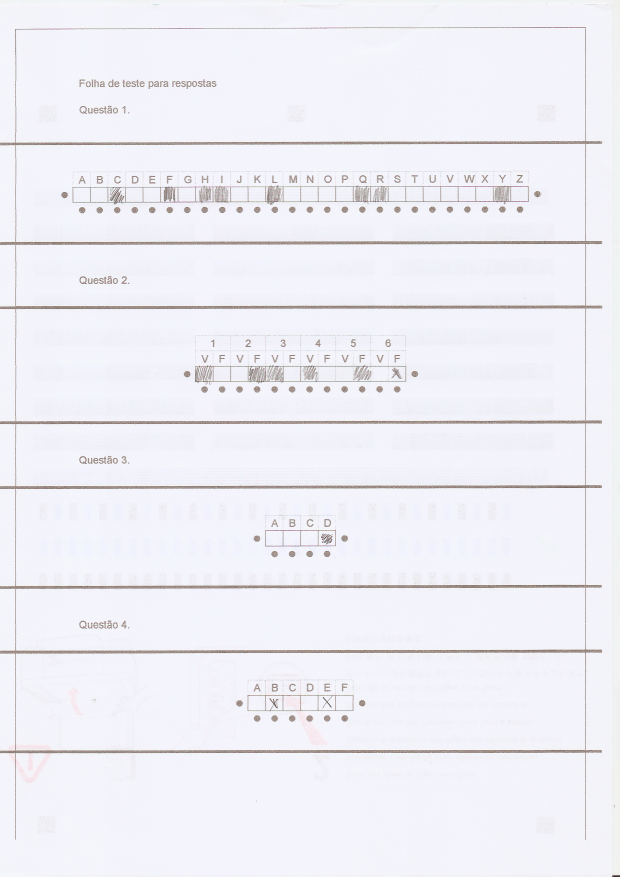
#> input picture img/scan/Folhas gabarito-4.png, 1240 x 1753 px (shown at 1/2 size)
$ python main.py
#> lines starting #> are read from the running program, lines starting #| are printed output that depends on the picture; after the words box and inside, x2 and y2 are one past the last pixel; in counts of white or black regions, pixels touching at a corner belong together
### src/question_recognition.py
import cv2
import numpy as np
from random import randrange as rr
import operator


def split_questions(img_bin, img_gray, lines=None, line_width=0.95):
    rows, cols = img_bin.shape
    if lines is None:
        # Engrossar linhas do separador de questao para tolerancia a rotacoes leves
        kernel = cv2.getStructuringElement(cv2.MORPH_RECT, (1, 5))
        lines = cv2.morphologyEx(img_bin, cv2.MORPH_DILATE, kernel)
        kernel = cv2.getStructuringElement(cv2.MORPH_RECT, (int(line_width * cols), 1))  # * 255
        lines = cv2.morphologyEx(lines, cv2.MORPH_OPEN, kernel)
    questions = []
    mid = cols // 2
    state = 0
    midcol = lines[:, mid]
    i = 0
    while i < rows:
        if state == 0:  # espaco entre questoes
            if midcol[i] > 0:
                state = 1
        elif state == 1:  # linha de inicio da questao
            if midcol[i] == 0:
                i += 10
                qstart = i
                state = 2
        elif state == 2:  # conteudo da questao
            if midcol[i] > 0:
                questions.append(QuestionImg(img_bin[qstart:i - 10, :], img_gray[qstart:i - 10, :]))
                # cv2.imshow('questao', img_bin[qstart:i - 10, :])
                # cv2.waitKey(0)
                state = 3
        elif state == 3:  # linha de final de questao
            if midcol[i] == 0:
                state = 0
        i += 1

    return questions


class Marker:
    def __init__(self, centroid, stats):
        self.centroid = centroid
        self.stats = stats

    def draw(self, image, color):
        int_centroid = int(self.centroid[0]), int(self.centroid[1])
        cv2.circle(image, int_centroid, int(self.stats[cv2.CC_STAT_AREA]/(2*np.pi)), color, thickness=3)


class AnswerArea:
    checked_threshold = 0.11
    margin_h = 6
    margin_v = 3
    color_unchecked = (139, 227, 24)  # verde
    color_checked = (66, 106, 255)  # coral

    def __init__(self, xstart, xend, ystart, yend, image):
        self.xstart = xstart + self.margin_h
        self.xend = xend - self.margin_h
        self.ystart = ystart + self.margin_v
        self.yend = yend - self.margin_v
        self.img_flat = image[self.ystart:self.yend, self.xstart:self.xend].flatten()
        self.checked = self.measure() >= self.checked_threshold

    def measure(self):
        return 1.0 - (np.sum(self.img_flat) / (len(self.img_flat) * 255.0))

    def draw(self, image):
        c = self.color_checked if self.checked else self.color_unchecked
        cv2.rectangle(image, (self.xstart, self.ystart), (self.xend, self.yend), c, thickness=2)
        # print("BoxValue: %f" % self.measure())


class QuestionImg:
    def __init__(self, img_bin, img_gray):
        self.img_bin = img_bin
        self.img_gray = img_gray
        self.markers = []
        self.find_markers()
        self.answer_blocks = []
        self.find_answer_blocks()

    def find_markers(self):
        kernel = cv2.getStructuringElement(cv2.MORPH_RECT, (2, 2))
        eroded = cv2.dilate(self.img_bin, kernel)  # fecha possiveis buracos nos marcadores
        kernel = cv2.getStructuringElement(cv2.MORPH_ELLIPSE, (10, 10))
        eroded = cv2.morphologyEx(eroded, cv2.MORPH_ERODE, kernel)
        n_labels, labels, stats, centroids = cv2.connectedComponentsWithStats(eroded, connectivity=8)
        all_markers = [Marker(c, stats[i]) for i, c in enumerate(centroids)]
        # remove marcador do plano de fundo
        max_area, inx = -1, -1
        for i, m in enumerate(all_markers):
            current_area = m.stats[cv2.CC_STAT_AREA]
            if current_area > max_area:
                max_area = current_area
                inx = i
        all_markers.pop(inx)

        m_xmin = min(all_markers, key=lambda m: m.centroid[0])
        m_xmax = max(all_markers, key=lambda m: m.centroid[0])
        ymin = m_xmin.centroid[1] + 13
        self.markers.append(m_xmin)
        for m in all_markers:
            if m.centroid[1] >= ymin:
                self.markers.append(m)
        self.markers.append(m_xmax)

    def find_answer_blocks(self):
        self.markers.sort(key=lambda m: m.centroid[0])
        half_height = (self.markers[1].centroid[1] - self.markers[0].centroid[1]) / 2.0
        y_center = (self.markers[0].centroid[1] + self.markers[-1].centroid[1]) / 2.0
        ybegin = int(y_center - half_height)
        yend = int(y_center + half_height)
        # interpolacao linear para tolerancia a pequenas rotacoes
        xbase, ybase = self.markers[0].centroid
        m = (self.markers[-1].centroid[1] - ybase) / (self.markers[-1].centroid[0] - xbase)
        for i in range(1, len(self.markers) - 1):
            xcenter = self.markers[i].centroid[0]
            xbegin = int((self.markers[i-1].centroid[0] + xcenter) // 2)
            xend = int((self.markers[i+1].centroid[0] + xcenter) // 2)
            # interpolacao linear
            deltax = xcenter - xbase
            deltay = int(np.round(m * deltax))
            self.answer_blocks.append(AnswerArea(xbegin, xend, ybegin + deltay, yend + deltay, self.img_gray))

    def show(self):
        cv2.imshow('areas', self.marked_image())
        cv2.waitKey(0)

    def marked_image(self):
        img_bgr = cv2.cvtColor(self.img_gray, cv2.COLOR_GRAY2BGR)
        for ab in self.answer_blocks:
            ab.draw(img_bgr)
        for m in self.markers:
            m.draw(img_bgr, (222, 204, 32))
        return img_bgr

    def evaluate(self):
        return [i for i, a in enumerate(self.answer_blocks) if a.checked]

### src/func_correcao.py
# This Python file uses the following encoding: utf-8
from classes_correcao import *


# [65 lines left out: functions cria_gabarito, corrige_prova, write_from_zero, not called in this run]


def read_all(fileName): #  eh um problema se o arquivo for maior que a memoria da maquina
    file = open(fileName, 'r')  # modo pode ser ocultado, pois read eh default
    text = file.read()  # quando o parametro eh omitido tudo que tem no arquivo eh lido
    file.close()
    return text


# [8 lines left out: function salva_gabarito_txt, not called in this run]


def le_gabarito_txt(full_path):
    text = read_all(full_path)
    gabarito = []
    text_line = text.splitlines()
    for r in text_line:
        elementos = r.split()
        tipo = int(elementos[0])
        val = float(elementos[1])
        num_item = int(elementos[2])
        resp = []
        for i in xrange(3, len(elementos)):
            resp.append(int(elementos[i]))
        gabarito.append(Gabarito(val, tipo, resp, num_item))
    return gabarito

# if __name__ == '__main__':
#     main()

### src/main.py
# This Python file uses the following encoding: utf-8

from func_correcao import *
import cv2
from matplotlib import pyplot as plt
import numpy as np
from question_recognition import *


if __name__ == '__main__':
    # img_prova = cv2.imread('../img/scan/SemGrampoEMarcacao2.png', cv2.IMREAD_GRAYSCALE)
    img_prova = cv2.imread('../img/scan/Folhas gabarito-4.png', cv2.IMREAD_GRAYSCALE)
    # img_prova = cv2.imread('../img/scan/mult5.jpg', cv2.IMREAD_GRAYSCALE)
    img_prova_bin = cv2.threshold(img_prova, 0, 255, cv2.THRESH_BINARY_INV | cv2.THRESH_OTSU)[1]
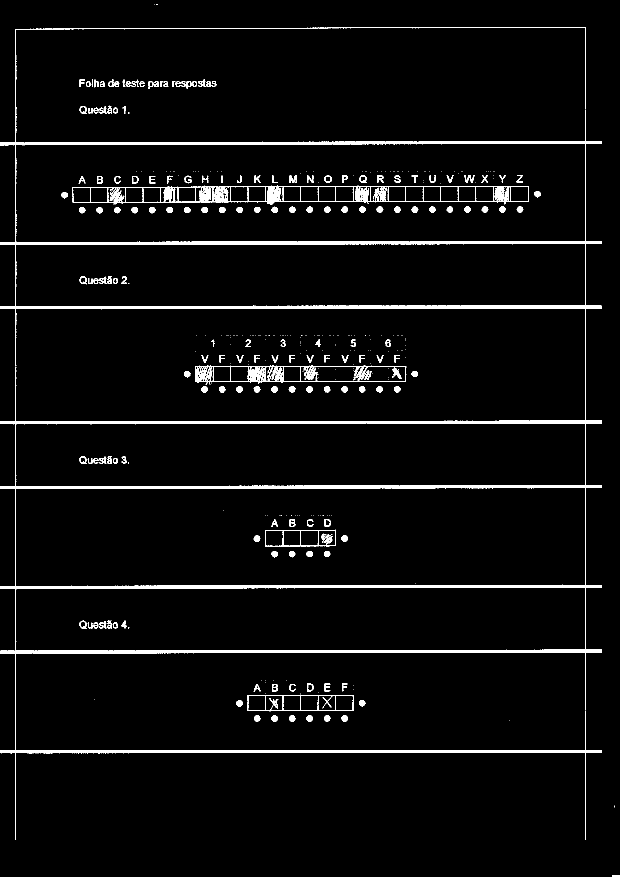
#> img_prova_bin: shape (1753, 1240) (shown at 1/2 size); 4.1% white; 387 white regions (215 under 20 px), largest, box (x1, y1, x2, y2) and area: (0, 54, 1204, 1421) 52483, (0, 1313, 1204, 1680) 7752, (145, 370, 1058, 409) 7482
    cv2.imwrite('../res/prova_bin.png', img_prova_bin)
    questions = split_questions(img_prova_bin, img_prova, line_width=0.95)
#> in split_questions, `lines = cv2.morphologyEx(img_bin, cv2.MORPH_DILATE, kernel)`:
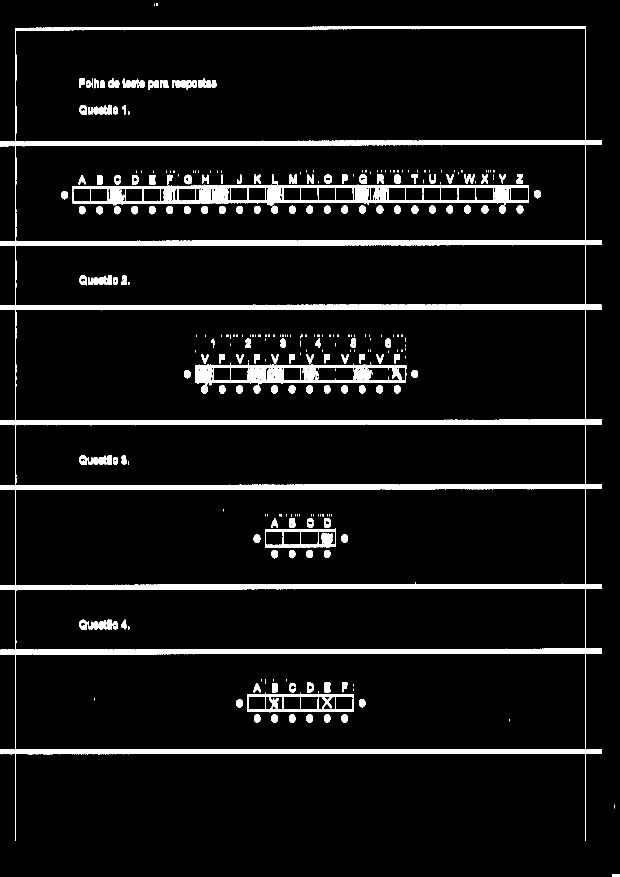
#> lines: shape (1753, 1240) (shown at 1/2 size); 7.4% white; 326 white regions (164 under 20 px), largest, box (x1, y1, x2, y2) and area: (0, 52, 1204, 1682) 104000, (145, 349, 1058, 427) 15813, (390, 724, 813, 787) 8619
#> in split_questions, `lines = cv2.morphologyEx(lines, cv2.MORPH_OPEN, kernel)`:
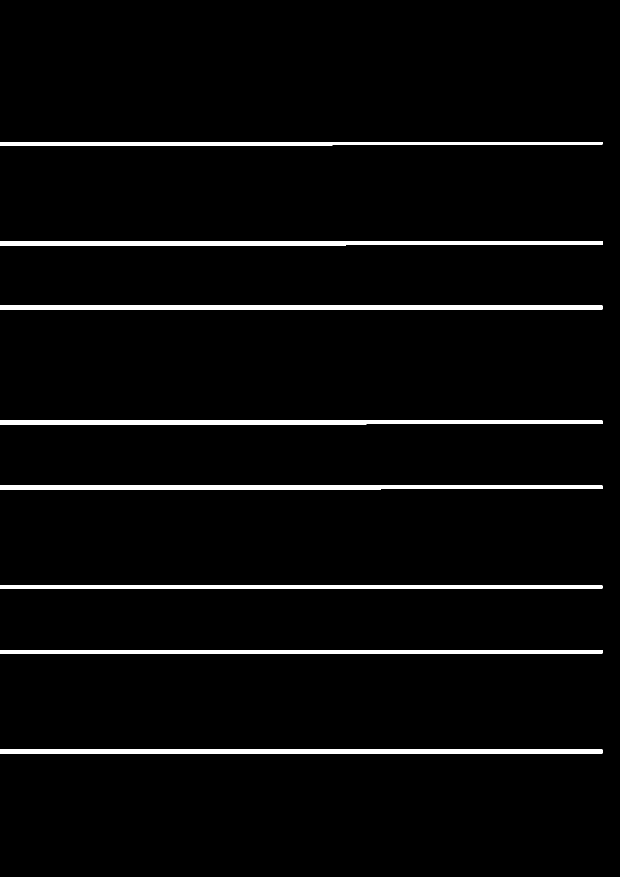
#> lines: shape (1753, 1240) (shown at 1/2 size); 3.4% white; 8 white regions, largest, box (x1, y1, x2, y2) and area: (0, 1499, 1205, 1508) 10396, (0, 482, 1205, 491) 10329, (0, 611, 1205, 619) 9640
#> in split_questions, `midcol = lines[:, mid]`: midcol = 1753 values, max 255 at index 284, min 0 at index 0, mean 9.31
#> after the loop in split_questions, `while i < rows:`: i = 1753; qstart = 1318; questions = 4 items; state = 0
#> questions = 4 items
    for i, q in enumerate(questions):
        cv2.imwrite('../res/res%d.png' % (i+1), q.marked_image())
        q.show()
#> this loop made 4 passes
#> pass 1, in marked_image, `img_bgr = cv2.cvtColor(self.img_gray, cv2.COLOR_GRAY2BGR)`:
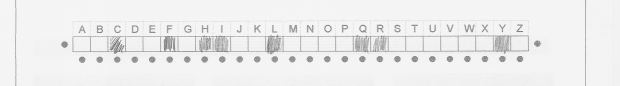
#> img_bgr: shape (171, 1240, 3) (shown at 1/2 size); min 64, max 248, mean 236.7
#> pass 1, `cv2.imwrite('../res/res%d.png' % (i+1), q.marked_image())`:
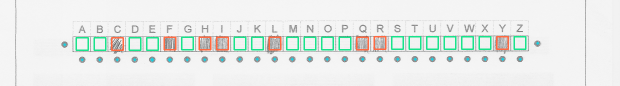
#> saved as res1.png: shape (171, 1240, 3) (shown at 1/2 size); mean B, G, R 233.2, 235.7, 231.8
#> pass 2, in marked_image (call 3), `img_bgr = cv2.cvtColor(self.img_gray, cv2.COLOR_GRAY2BGR)`:
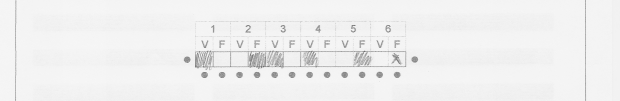
#> img_bgr: shape (202, 1240, 3) (shown at 1/2 size); min 61, max 248, mean 239.6
#> pass 2, `cv2.imwrite('../res/res%d.png' % (i+1), q.marked_image())`:
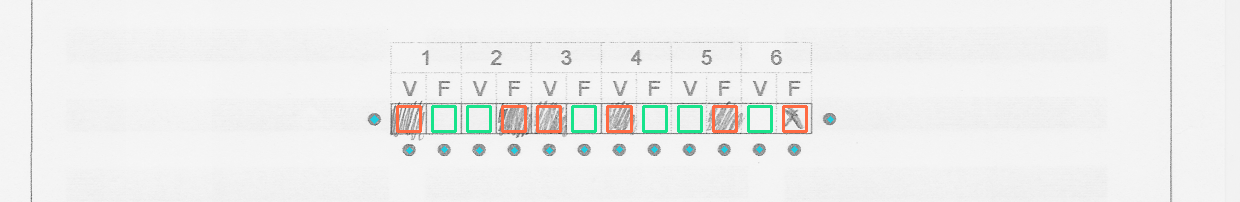
#> saved as res2.png: shape (202, 1240, 3); mean B, G, R 238.1, 238.9, 238.3
    gabarito = le_gabarito_txt('../gabarito1.txt')
#> (the run stopped early here; a loop or call above may not have finished)

$ run again, with img/scan/SemGrampoEMarcacao2.png copied over img/scan/Folhas gabarito-4.png
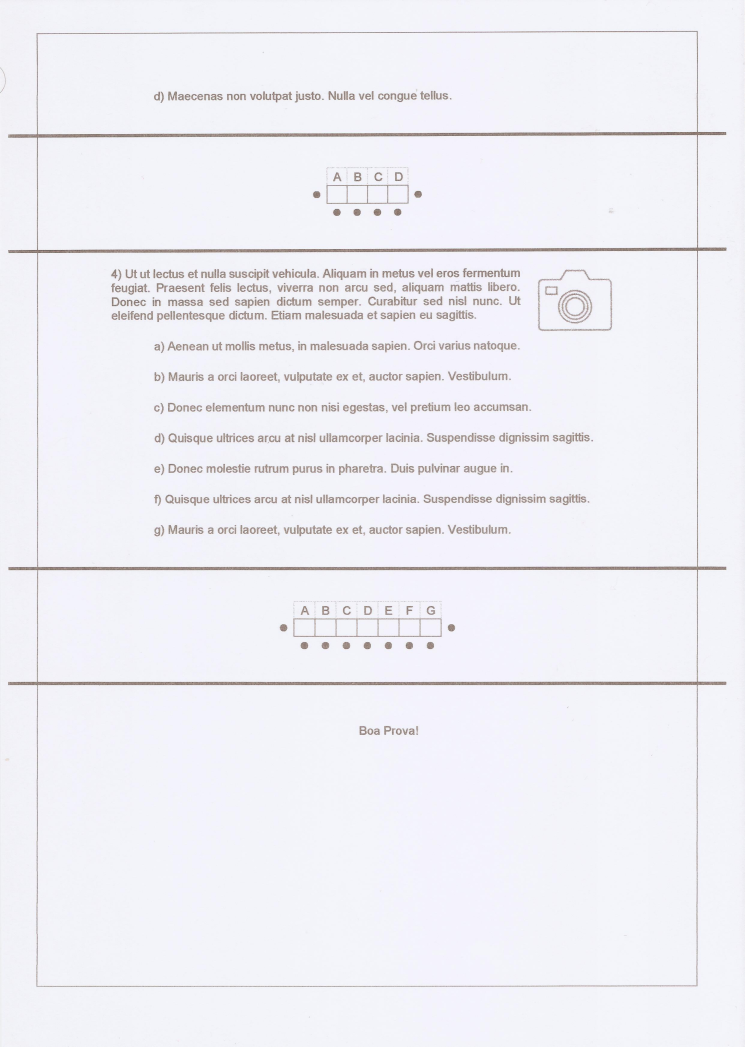
#> input picture img/scan/SemGrampoEMarcacao2.png, 1489 x 2093 px (shown at 1/2 size)
#> `img_prova_bin = cv2.threshold(img_prova, 0, 255, cv2.THRESH_BINARY_INV..`:
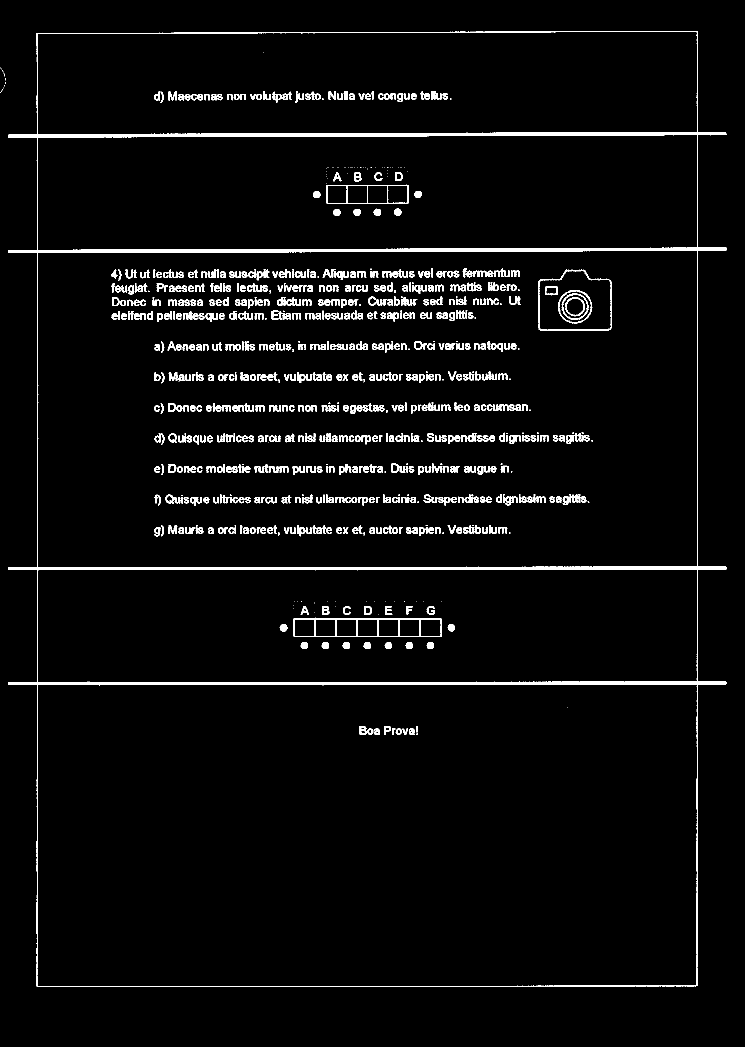
#> img_prova_bin: shape (2093, 1489) (shown at 1/2 size); 3.8% white; 859 white regions (172 under 20 px), largest, box (x1, y1, x2, y2) and area: (16, 62, 1453, 1974) 46866, (587, 1236, 884, 1274) 1702, (1076, 539, 1224, 662) 1249
#> midcol = 2093 values, max 255 at index 267, min 0 at index 0, mean 3.78
#> after the loop in split_questions, `while i < rows:`: i = 2093; qstart = 1152; questions = 2 items; state = 0
#> `questions = split_questions(img_prova_bin, img_prova, line_width=0.95)`: questions = 2 items
#> the loop `for i, q in enumerate(questions):` made 2 passes
#> pass 2, `cv2.imwrite('../res/res%d.png' % (i+1), q.marked_image())`:
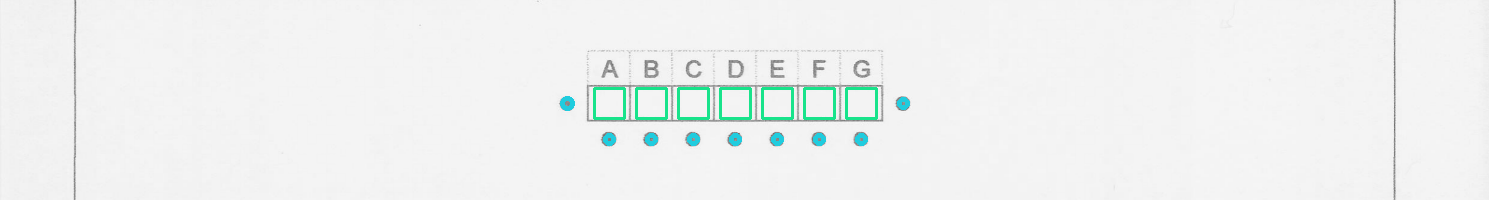
#> saved as res2.png: shape (200, 1489, 3); mean B, G, R 241.1, 241.8, 239.4

$ run again, with img/scan/Folhas gabarito-1.png copied over img/scan/Folhas gabarito-4.png
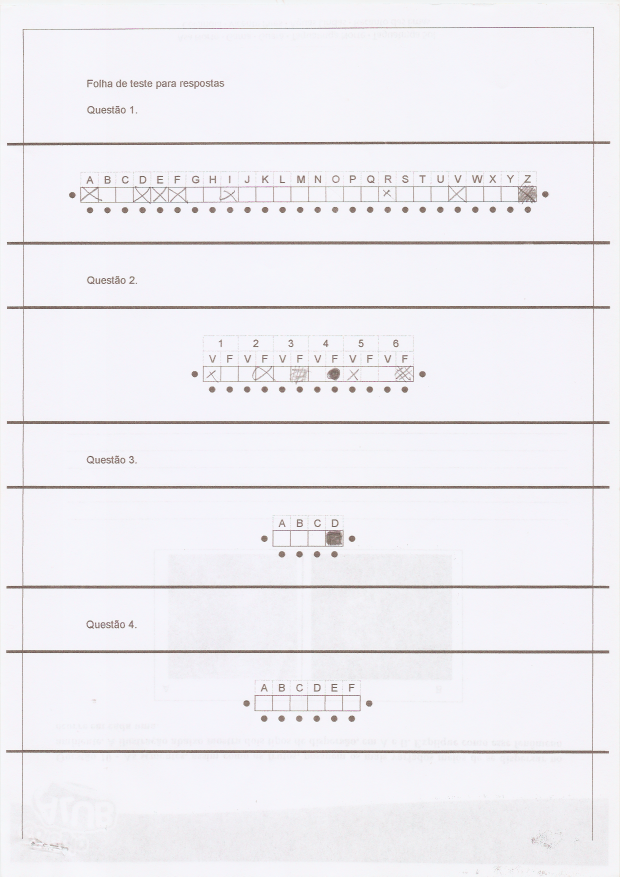
#> input picture img/scan/Folhas gabarito-1.png, 1240 x 1753 px (shown at 1/2 size)
#> `img_prova_bin = cv2.threshold(img_prova, 0, 255, cv2.THRESH_BINARY_INV..`:
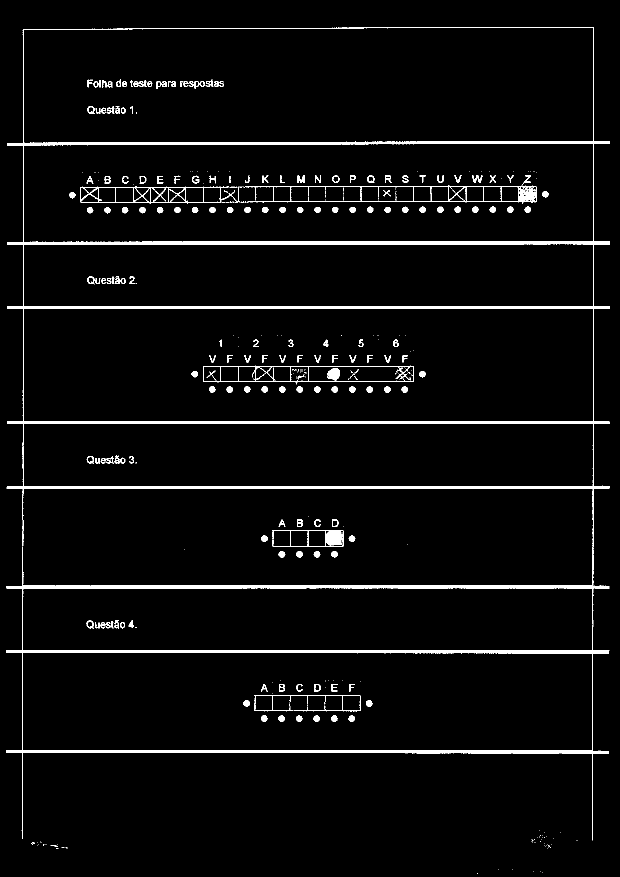
#> img_prova_bin: shape (1753, 1240) (shown at 1/2 size); 3.8% white; 365 white regions (187 under 20 px), largest, box (x1, y1, x2, y2) and area: (12, 54, 1220, 1681) 58991, (485, 370, 1074, 408) 2597, (406, 731, 828, 769) 1628
#> midcol = 1753 values, max 255 at index 284, min 0 at index 0, mean 9.31
#> after the loop in split_questions, `while i < rows:`: i = 1753; qstart = 1318; questions = 4 items; state = 0
#> `questions = split_questions(img_prova_bin, img_prova, line_width=0.95)`: questions = 4 items
#> the loop `for i, q in enumerate(questions):` made 4 passes
#> pass 2, `cv2.imwrite('../res/res%d.png' % (i+1), q.marked_image())`:
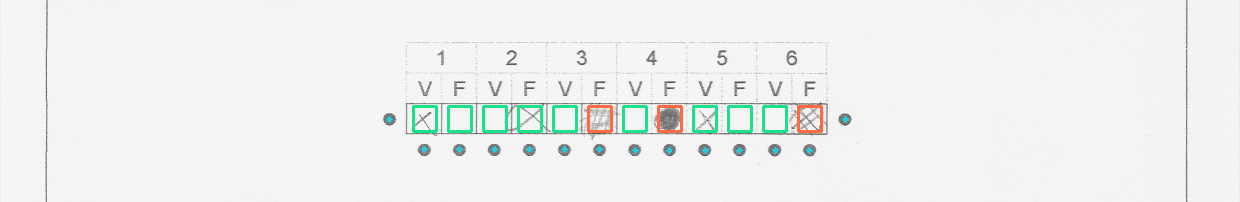
#> saved as res2.png: shape (202, 1240, 3); mean B, G, R 239.8, 240.8, 239
